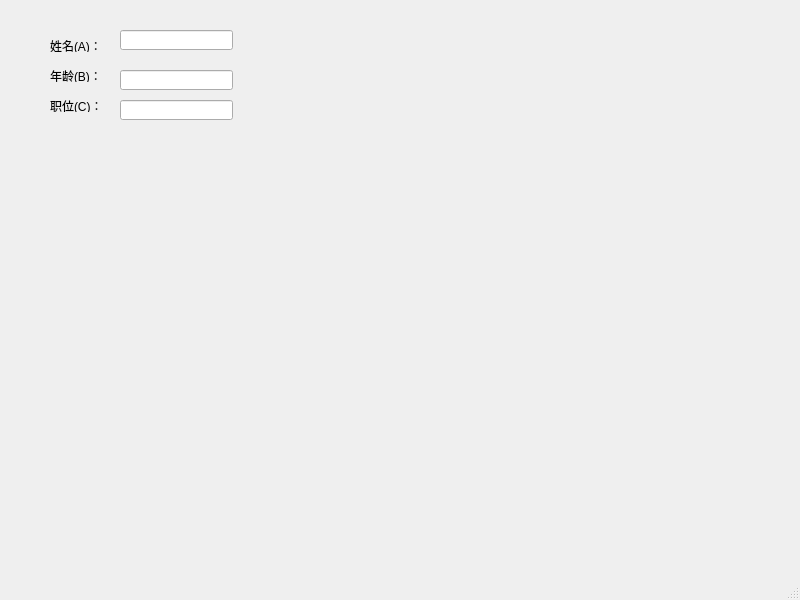
<?xml version="1.0" encoding="UTF-8"?>
<ui version="4.0">
 <class>MainWindow</class>
 <widget class="QMainWindow" name="MainWindow">
  <property name="geometry">
   <rect>
    <x>0</x>
    <y>0</y>
    <width>800</width>
    <height>600</height>
   </rect>
  </property>
  <property name="windowTitle">
   <string>MainWindow</string>
  </property>
  <widget class="QWidget" name="centralwidget">
   <widget class="QLabel" name="label">
    <property name="geometry">
     <rect>
      <x>50</x>
      <y>40</y>
      <width>54</width>
      <height>12</height>
     </rect>
    </property>
    <property name="text">
     <string>姓名(&amp;A)：</string>
    </property>
    <property name="buddy">
     <cstring>lineEdit</cstring>
    </property>
   </widget>
   <widget class="QLabel" name="label_2">
    <property name="geometry">
     <rect>
      <x>50</x>
      <y>70</y>
      <width>54</width>
      <height>12</height>
     </rect>
    </property>
    <property name="text">
     <string>年龄(&amp;B)：</string>
    </property>
    <property name="buddy">
     <cstring>lineEdit_2</cstring>
    </property>
   </widget>
   <widget class="QLabel" name="label_3">
    <property name="geometry">
     <rect>
      <x>50</x>
      <y>100</y>
      <width>54</width>
      <height>12</height>
     </rect>
    </property>
    <property name="text">
     <string>职位(&amp;C)：</string>
    </property>
    <property name="buddy">
     <cstring>lineEdit_3</cstring>
    </property>
   </widget>
   <widget class="QLineEdit" name="lineEdit">
    <property name="geometry">
     <rect>
      <x>120</x>
      <y>30</y>
      <width>113</width>
      <height>20</height>
     </rect>
    </property>
   </widget>
   <widget class="QLineEdit" name="lineEdit_2">
    <property name="geometry">
     <rect>
      <x>120</x>
      <y>70</y>
      <width>113</width>
      <height>20</height>
     </rect>
    </property>
   </widget>
   <widget class="QLineEdit" name="lineEdit_3">
    <property name="geometry">
     <rect>
      <x>120</x>
      <y>100</y>
      <width>113</width>
      <height>20</height>
     </rect>
    </property>
   </widget>
  </widget>
  <widget class="QMenuBar" name="menubar">
   <property name="geometry">
    <rect>
     <x>0</x>
     <y>0</y>
     <width>800</width>
     <height>23</height>
    </rect>
   </property>
  </widget>
  <widget class="QStatusBar" name="statusbar"/>
 </widget>
 <resources/>
 <connections/>
</ui>
